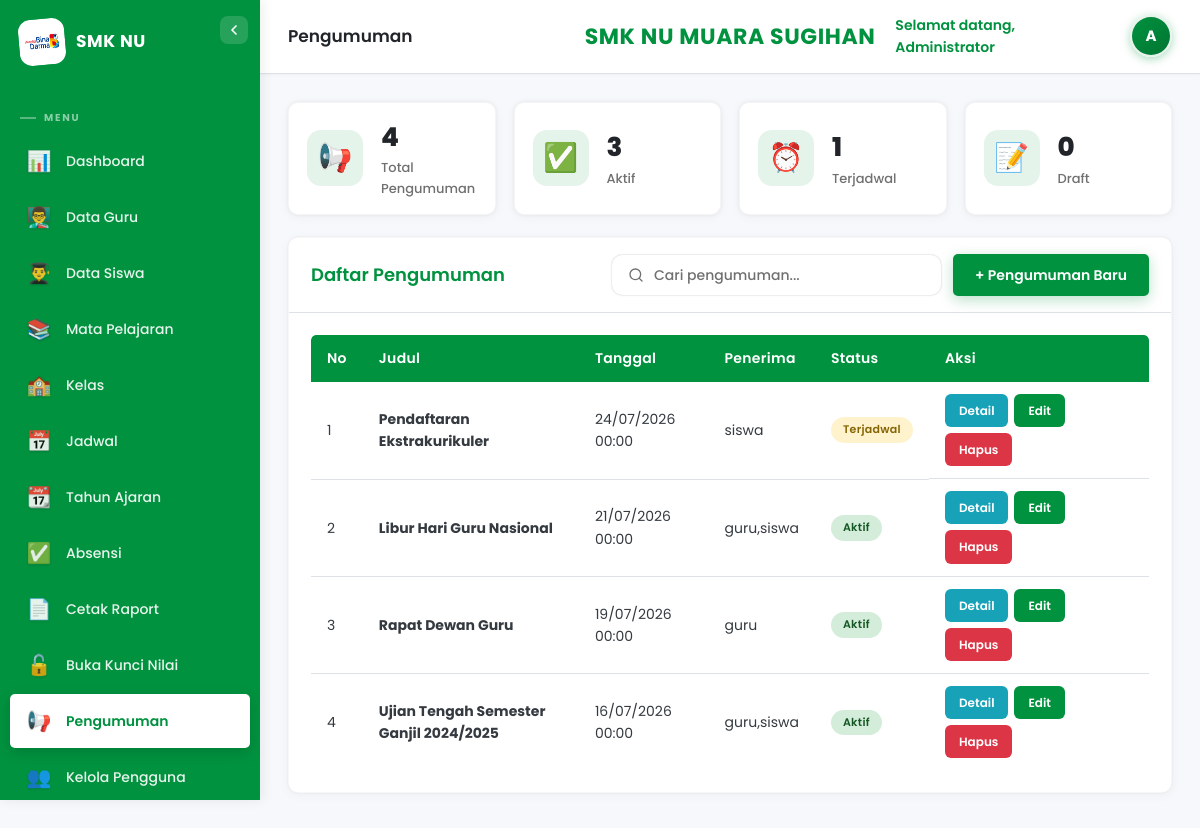
/public/index.php?page=pengumuman (signed in), run on an earlier commit of the app's database.
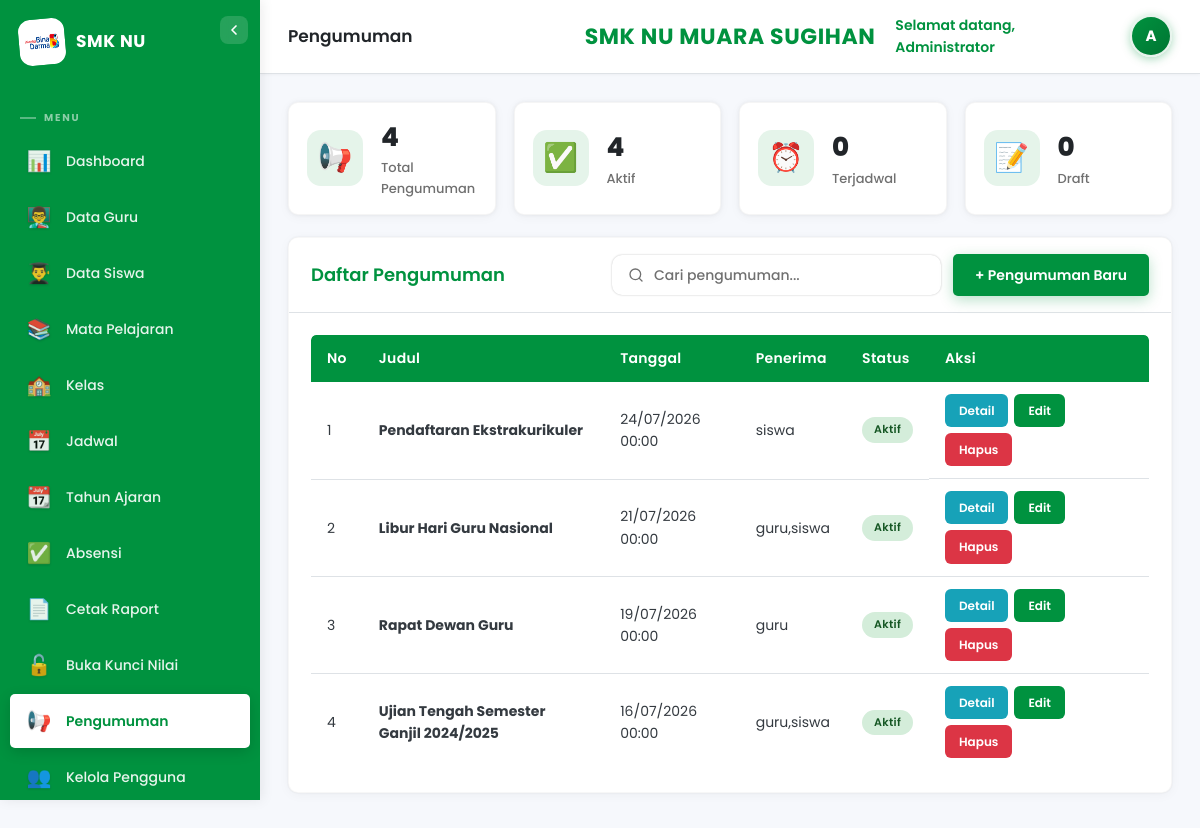
And on a later commit of the database.
### tables this page shows
CREATE TABLE `pengumuman` (
  `id` int NOT NULL,
  `judul` varchar(255) NOT NULL,
  `isi` text NOT NULL,
  `tanggal_publish` date NOT NULL,
  `penerima` set('guru','siswa') NOT NULL,
  `status` enum('aktif','draft','terjadwal') DEFAULT 'draft',
  `created_by` int NOT NULL,
  `created_at` timestamp NOT NULL DEFAULT CURRENT_TIMESTAMP,
  `updated_at` timestamp NOT NULL DEFAULT CURRENT_TIMESTAMP ON UPDATE CURRENT_TIMESTAMP
);

### config/database.php (called while the page is built, shortened)
<?php
function ensureNilaiMonthlySchema(PDO $db): void {
    try {
        $db->query("SELECT 1 FROM `nilai` LIMIT 1");
    } catch (PDOException $e) {
        return;
    }
    $fetchColumns = function(string $tableName) use ($db): array {
        $cols = [];
        try {
            $colSt = $db->query("SELECT COLUMN_NAME FROM information_schema.COLUMNS WHERE TABLE_SCHEMA = DATABASE() AND TABLE_NAME = '$tableName'");
            foreach ($colSt->fetchAll(PDO::FETCH_COLUMN) as $name) {
                $cols[] = $name;
            }
        } catch (PDOException $e) {}
        return $cols;
    };
    $addColumn = function(string $table, string $column, string $definition) use ($db, $fetchColumns): void {
        $cols = $fetchColumns($table);
        if (!in_array($column, $cols, true)) {
            try {
                $db->exec("ALTER TABLE `$table` ADD COLUMN `$column` $definition");
            } catch (PDOException $e) {}
        }
    };
    $addColumn('nilai', 'capaian_kompetensi', 'TEXT DEFAULT NULL AFTER `nilai_akhir`');
}
function getDB() {
    static $pdo = null;
    if ($pdo === null) {
        try {
            $pdo = new PDO("mysql:host=".DB_HOST.";dbname=".DB_NAME.";charset=utf8mb4", DB_USER, DB_PASS);
            $pdo->setAttribute(PDO::ATTR_ERRMODE, PDO::ERRMODE_EXCEPTION);
            $pdo->setAttribute(PDO::ATTR_DEFAULT_FETCH_MODE, PDO::FETCH_ASSOC);
            ensureNilaiMonthlySchema($pdo);
        } catch (PDOException $e) { die("DB Error: ".$e->getMessage()); }
    }
    return $pdo;
}

### core/Model.php (called while the page is built, shortened)
<?php
class Model {
    protected $db;
    protected $table;
    public function __construct() { $this->db = getDB(); }
    public function all($order='id DESC') {
        return $this->db->query("SELECT * FROM {$this->table} ORDER BY $order")->fetchAll();
    }
    public function count($where='',$params=[]) {
        $sql="SELECT COUNT(*) as total FROM {$this->table}";
        if($where) $sql.=" WHERE $where";
        $st=$this->db->prepare($sql); $st->execute($params);
        return $st->fetch()['total'];
    }
}

### config/app.php (called while the page is built, shortened)
<?php
function base_url($path='') {
    $script = $_SERVER['SCRIPT_NAME'];
    $base = rtrim(dirname($script), '/');
    return $base.'/'.$path;
}

### views/admin/pengumuman/index.php (the view, shortened to what the changed rows need)
<div class="stats-grid" style="grid-template-columns:repeat(4,1fr);">
    <div class="stat-card sm"><div class="stat-icon">✅</div><div class="stat-info"><h3><?= $totalAktif ?></h3><p>Aktif</p></div></div>
    <div class="stat-card sm"><div class="stat-icon">⏰</div><div class="stat-info"><h3><?= $totalTerjadwal ?></h3><p>Terjadwal</p></div></div>
</div>
<div class="card">
    <div class="card-body">
        <?php if(empty($data)): ?>
            <p class="empty-state">Belum ada pengumuman. Klik tombol Pengumuman Baru untuk membuat.</p>
        <?php else: ?>
        <div class="table-responsive"><table class="table" id="pengumumanTable">
            <thead><tr><th style="width:50px;">No</th><th>Judul</th><th>Tanggal</th><th>Penerima</th><th>Status</th><th style="width:220px;">Aksi</th></tr></thead>
            <tbody>
                <?php foreach($data as $i=>$p): ?>
                <tr>
                    <td><?= $i+1 ?></td>
                    <td><strong><?= htmlspecialchars($p['judul']) ?></strong></td>
                    <td><?= date('d/m/Y H:i',strtotime($p['tanggal_publish'])) ?></td>
                    <td><?= htmlspecialchars($p['penerima']) ?></td>
                    <td><span class="badge <?= $p['status'] ?>"><?= ucfirst($p['status']) ?></span></td>
                    <td class="actions">
                        <a href="<?= base_url('index.php?page=pengumuman&action=detail&id='.$p['id']) ?>" class="btn btn-sm btn-info">Detail</a>
                        <a href="<?= base_url('index.php?page=pengumuman&action=edit&id='.$p['id']) ?>" class="btn btn-sm btn-success">Edit</a>
                        <a href="#" onclick="confirmDelete('<?= base_url('index.php?page=pengumuman&action=destroy&id='.$p['id']) ?>','Yakin ingin menghapus pengumuman <?= htmlspecialchars($p['judul']) ?>?'); return false;" class="btn btn-sm btn-danger">Hapus</a>
                    </td>
                </tr>
                <?php endforeach; ?>
            </tbody>
        </table></div>
        <?php endif; ?>
    </div>
</div>
<?php $content=ob_get_clean(); require VIEW_PATH.'/layouts/admin.php'; ?>

What changed in the data, as far as the page shows it:
changed pengumuman "Pendaftaran Ekstrakurikuler": status "Terjadwal" → "Aktif"
Also different on the page:
$totalAktif: "3" → "4"
$totalTerjadwal: "1" → "0"
